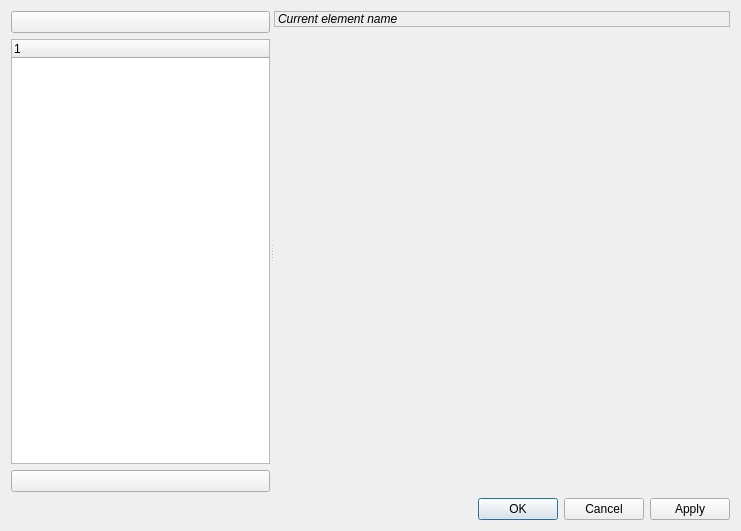
<?xml version="1.0" encoding="UTF-8"?>
<ui version="4.0">
 <class>uiPropertiesDialog</class>
 <widget class="QDialog" name="uiPropertiesDialog">
  <property name="geometry">
   <rect>
    <x>0</x>
    <y>0</y>
    <width>741</width>
    <height>531</height>
   </rect>
  </property>
  <property name="windowTitle">
   <string>Properties</string>
  </property>
  <layout class="QGridLayout" name="gridLayout">
   <item row="2" column="0">
    <widget class="QDialogButtonBox" name="uiButtonBox">
     <property name="orientation">
      <enum>Qt::Horizontal</enum>
     </property>
     <property name="standardButtons">
      <set>QDialogButtonBox::Apply|QDialogButtonBox::Cancel|QDialogButtonBox::Ok</set>
     </property>
    </widget>
   </item>
   <item row="1" column="0">
    <widget class="QSplitter" name="splitter">
     <property name="orientation">
      <enum>Qt::Horizontal</enum>
     </property>
     <widget class="QWidget" name="layoutWidget">
      <layout class="QVBoxLayout">
       <property name="spacing">
        <number>6</number>
       </property>
       <item>
        <widget class="QPushButton" name="uiUp">
         <property name="toolTip">
          <string>Move up</string>
         </property>
         <property name="icon">
          <iconset>
           <normaloff>images:general/up.svg</normaloff>images:general/up.svg</iconset>
         </property>
        </widget>
       </item>
       <item>
        <widget class="QTreeWidget" name="uiDocumentTree">
         <property name="columnCount">
          <number>1</number>
         </property>
         <column>
          <property name="text">
           <string/>
          </property>
         </column>
        </widget>
       </item>
       <item>
        <widget class="QPushButton" name="uiDown">
         <property name="toolTip">
          <string>Move down</string>
         </property>
         <property name="icon">
          <iconset>
           <normaloff>images:general/down.svg</normaloff>images:general/down.svg</iconset>
         </property>
        </widget>
       </item>
      </layout>
     </widget>
     <widget class="QWidget" name="layoutWidget">
      <layout class="QVBoxLayout">
       <property name="spacing">
        <number>2</number>
       </property>
       <item>
        <widget class="QLabel" name="uiElementName">
         <property name="maximumSize">
          <size>
           <width>16777215</width>
           <height>25</height>
          </size>
         </property>
         <property name="font">
          <font>
           <weight>50</weight>
           <italic>true</italic>
           <bold>false</bold>
          </font>
         </property>
         <property name="frameShape">
          <enum>QFrame::StyledPanel</enum>
         </property>
         <property name="frameShadow">
          <enum>QFrame::Plain</enum>
         </property>
         <property name="text">
          <string>Current element name</string>
         </property>
        </widget>
       </item>
       <item>
        <widget class="QStackedWidget" name="uiPropertiesWidget">
         <property name="sizePolicy">
          <sizepolicy hsizetype="Minimum" vsizetype="Preferred">
           <horstretch>0</horstretch>
           <verstretch>0</verstretch>
          </sizepolicy>
         </property>
         <property name="minimumSize">
          <size>
           <width>450</width>
           <height>0</height>
          </size>
         </property>
        </widget>
       </item>
      </layout>
     </widget>
    </widget>
   </item>
  </layout>
 </widget>
 <resources/>
 <connections>
  <connection>
   <sender>uiButtonBox</sender>
   <signal>accepted()</signal>
   <receiver>uiPropertiesDialog</receiver>
   <slot>accept()</slot>
   <hints>
    <hint type="sourcelabel">
     <x>248</x>
     <y>254</y>
    </hint>
    <hint type="destinationlabel">
     <x>157</x>
     <y>274</y>
    </hint>
   </hints>
  </connection>
  <connection>
   <sender>uiButtonBox</sender>
   <signal>rejected()</signal>
   <receiver>uiPropertiesDialog</receiver>
   <slot>reject()</slot>
   <hints>
    <hint type="sourcelabel">
     <x>316</x>
     <y>260</y>
    </hint>
    <hint type="destinationlabel">
     <x>286</x>
     <y>274</y>
    </hint>
   </hints>
  </connection>
 </connections>
</ui>
